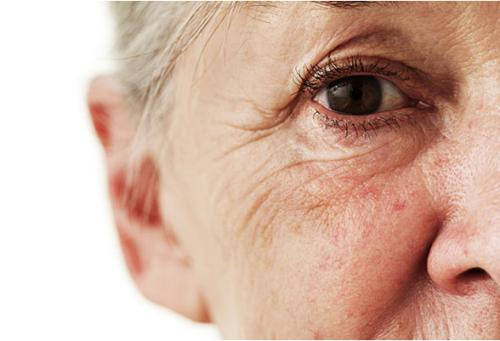
//> input picture img_ beautify/img1.jpg, 500 x 341 px
$ ./img__beautify   (built with g++ and OpenCV 4)
//> lines starting //> are read from the running program, lines starting //| are printed output that depends on the picture
#include <iostream>
#include <opencv2/opencv.hpp>
#include <opencv2/calib3d/calib3d.hpp>

using namespace std;
using namespace cv;

int main()
{
    Mat image, image_gray;      //定义两个Mat变量，用于存储每一帧的图像

    image = imread("img1.jpg");
//> image is the input picture: 341 rows x 500 cols, CV_8UC3; mean B, G, R 163.9, 180.5, 213.1
    imshow("原图", image);

    cvtColor(image, image_gray, CV_BGR2GRAY);//转为灰度图
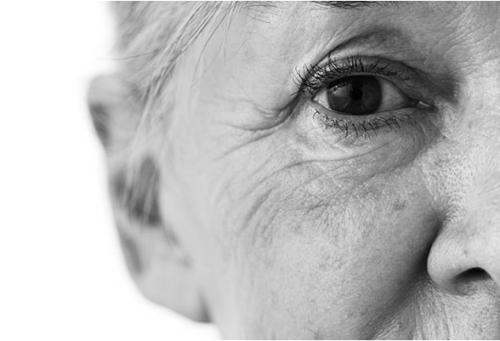
//> image_gray: 341 rows x 500 cols, CV_8UC1; min 0, max 255, mean 188.3
    equalizeHist(image_gray, image_gray);//直方图均衡化，增加对比度方便处理
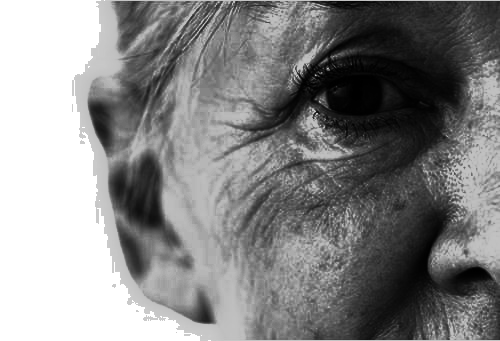
//> image_gray: 341 rows x 500 cols, CV_8UC1; min 0, max 255, mean 133.9

	// [9 lines of commented-out code are left out]
	Mat dst;
	int value1 = 4, value2 = 1;     //磨皮程度与细节程度的确定

	int dx = value1 * 5;    //双边滤波参数之一
	double fc = value1*12.5; //双边滤波参数之一  12.5
	int p = 50; //透明度
	Mat temp1, temp2, temp3, temp4;

	//双边滤波
	bilateralFilter(image, temp1, dx, fc, fc);
	//imshow("双边滤波后", temp1);
	temp2 = (temp1 - image + 128);
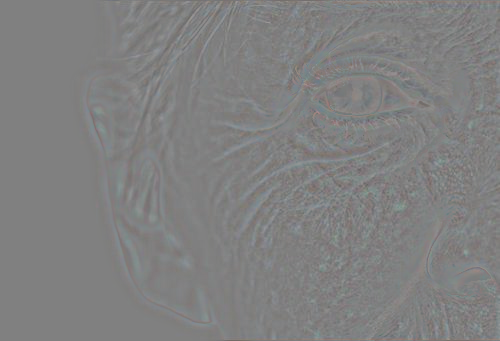
//> temp2: 341 rows x 500 cols, CV_8UC3; mean B, G, R 128.2, 128.2, 128.1
	//imshow("temp2", temp2);
	//高斯模糊  恢复细节 使图片更有质感
	//-------------------------------------------------------------------
	//---这里相当于对双边滤波的逆效果进行了高斯滤波，其效果相当于是使----
	//---脸上的褶皱和不光滑的地方凹陷进去，在加上原图使其有质感----------
	//-------------------------------------------------------------------
	GaussianBlur(temp2, temp3, Size(2 * value2+1 , 2 * value2+1 ), 3, 3);
	//imshow("temp3", temp3);
	temp4 = image + 2 * temp3 - 256;
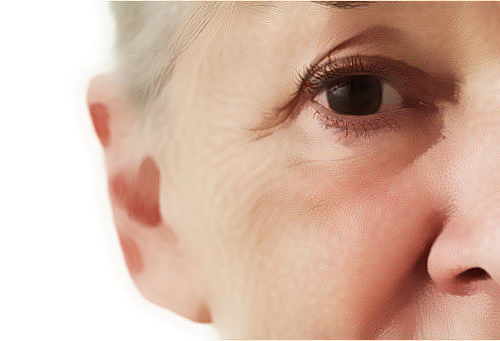
//> temp4: 341 rows x 500 cols, CV_8UC3; mean B, G, R 164.2, 180.8, 213.3
	//imshow("temp4", temp4);
	dst = (image*(100 - p) + temp4*p) / 100;
	dst.copyTo(image);
	//-------------------------------------------------------------------

    CascadeClassifier eye_Classifier;  //载入分类器
    CascadeClassifier face_cascade;    //载入分类器
	CascadeClassifier mouth_cascade;    //载入分类器
    //加载分类训练器，OpenCv官方文档提供的xml文档，可以直接调用
    //xml文档路径  opencv\sources\data\haarcascades
    if (!eye_Classifier.load("haarcascade_eye.xml"))  //需要将xml文档放在自己指定的路径下
    {
        cout << "Load haarcascade_eye.xml failed!" << endl;
        return 0;
    }

    if (!face_cascade.load("haarcascade_frontalface_alt.xml"))
    {
        cout << "Load haarcascade_frontalface_alt failed!" << endl;
        return 0;
    }

	if (!mouth_cascade.load("haarcascade_mcs_mouth.xml"))
    {
        cout << "Load haarcascade_mcs_mouth failed!" << endl;
        return 0;
    }

    //vector 是个类模板 需要提供明确的模板实参 vector<Rect>则是个确定的类 模板的实例化
    vector<Rect> eyeRect;
    vector<Rect> faceRect;
	vector<Rect> mouthRect;
    // [8 lines of commented-out code are left out]
    face_cascade.detectMultiScale(image_gray, faceRect, 1.1, 3, 0 | CV_HAAR_SCALE_IMAGE, Size(30, 30));
//> faceRect = empty
    for (size_t i = 0; i < faceRect.size(); i++)
    {
        rectangle(image, faceRect[i], Scalar(0, 0, 255));      //用矩形画出检测到的位置
    }
//> this loop made 0 passes

	// [5 lines of commented-out code are left out]

    imshow("人脸识别图", image);         //显示当前帧
    waitKey(0);
	return 0;

}

$ run again, with img_ beautify/img2.jpg copied over img_ beautify/img1.jpg
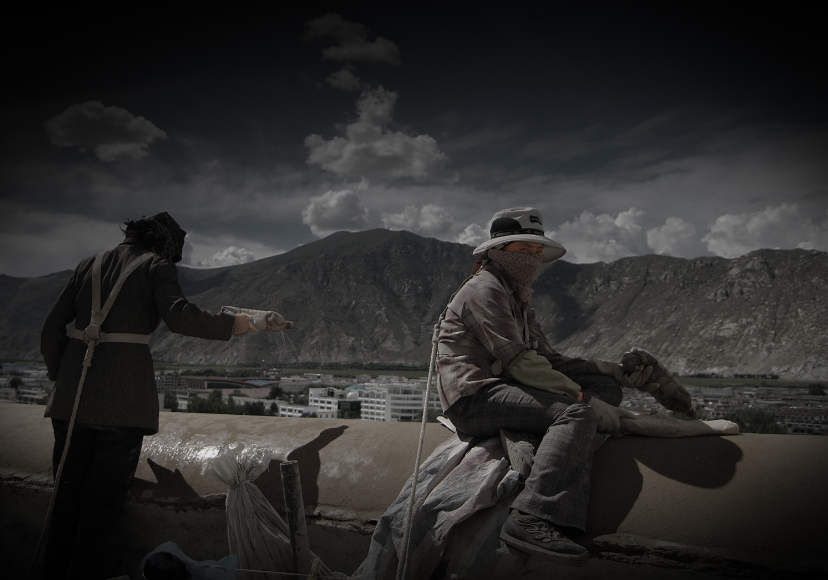
//> input picture img_ beautify/img2.jpg, 828 x 580 px
//> image is the input picture: 580 rows x 828 cols, CV_8UC3; mean B, G, R 41.9, 42.4, 43.2
//> `equalizeHist(image_gray, image_gray);`:
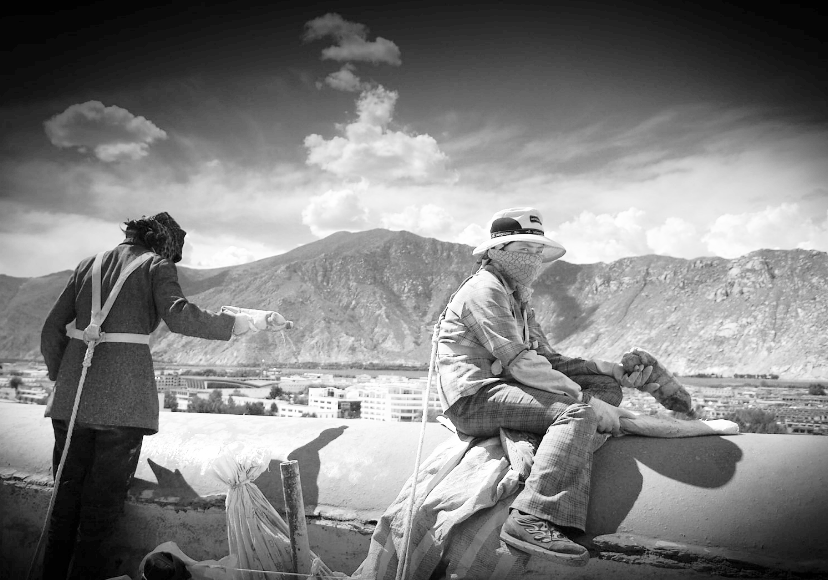
//> image_gray: 580 rows x 828 cols, CV_8UC1; min 0, max 255, mean 128.8
//> faceRect = empty

$ run again, with img_ beautify/img3.jpg copied over img_ beautify/img1.jpg
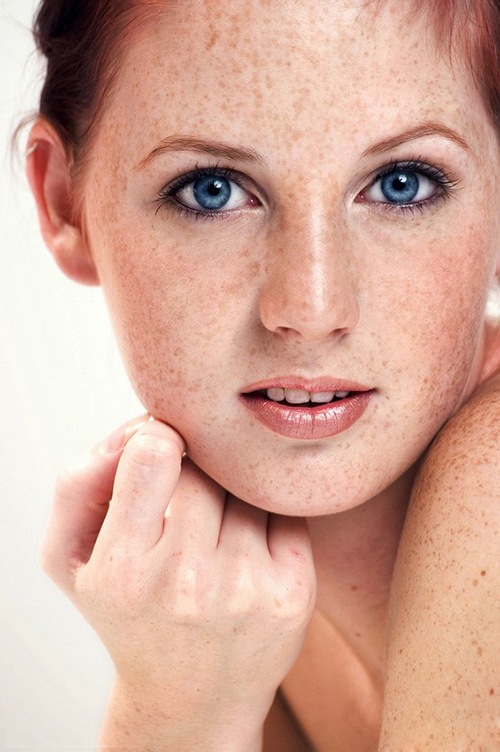
//> input picture img_ beautify/img3.jpg, 500 x 752 px
//> image is the input picture: 752 rows x 500 cols, CV_8UC3; mean B, G, R 152.4, 168.9, 212.5
//> `temp2 = (temp1 - image + 128);`:
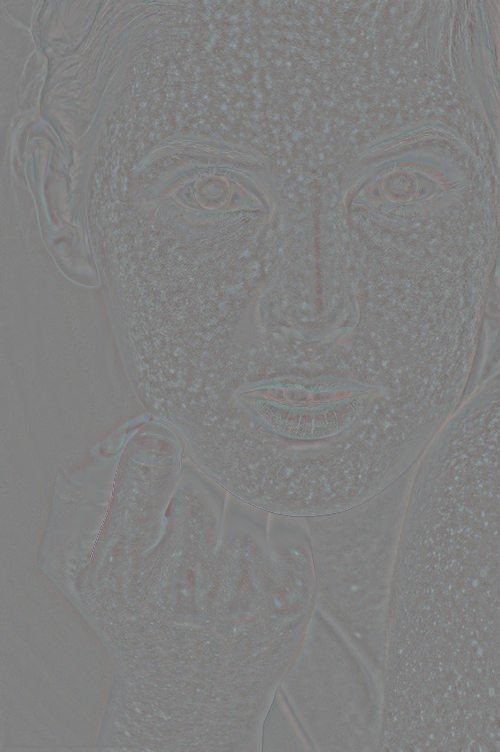
//> temp2: 752 rows x 500 cols, CV_8UC3; mean B, G, R 128.2, 128.2, 128.2
//> faceRect = 1 Rect (x, y, width, height): [80, 35, 414, 414]
//> the loop `for (size_t i = 0; i < faceRect.size(); i++)` made 1 pass
//> after the loop `for (size_t i = 0; i < faceRect.size(); i++)`:
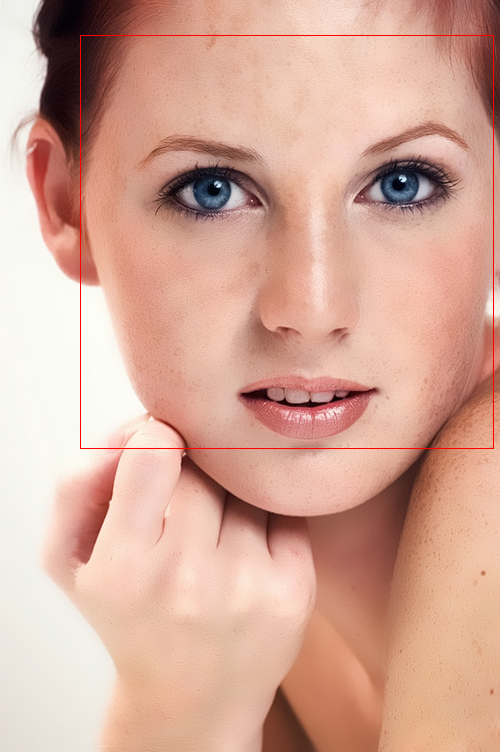
//> image: 752 rows x 500 cols, CV_8UC3; mean B, G, R 152, 168.5, 213

$ run again, with img_ beautify/img.jpg copied over img_ beautify/img1.jpg
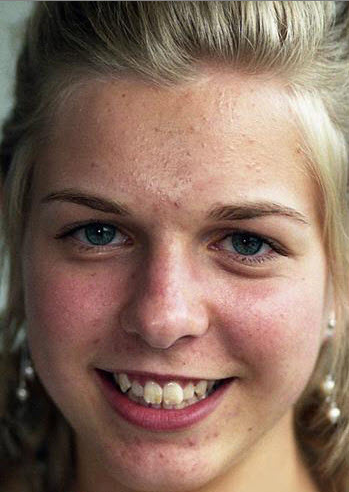
//> input picture img_ beautify/img.jpg, 349 x 492 px
//> image is the input picture: 492 rows x 349 cols, CV_8UC3; mean B, G, R 95.8, 110.2, 137.1
//> `temp2 = (temp1 - image + 128);`:
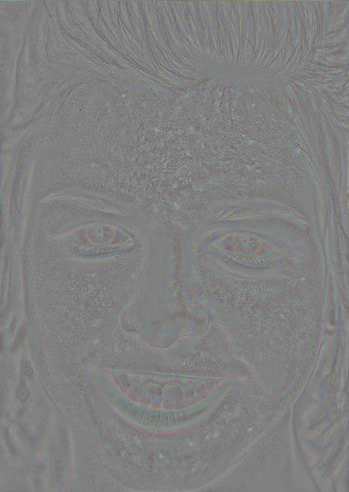
//> temp2: 492 rows x 349 cols, CV_8UC3; mean B, G, R 128.1, 128.1, 128.1
//> faceRect = 1 Rect (x, y, width, height): [21, 127, 308, 308]
//> the loop `for (size_t i = 0; i < faceRect.size(); i++)` made 1 pass
//> after the loop `for (size_t i = 0; i < faceRect.size(); i++)`:
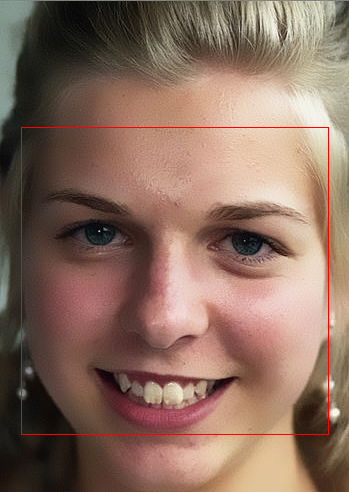
//> image: 492 rows x 349 cols, CV_8UC3; mean B, G, R 95.2, 109.6, 138.1
